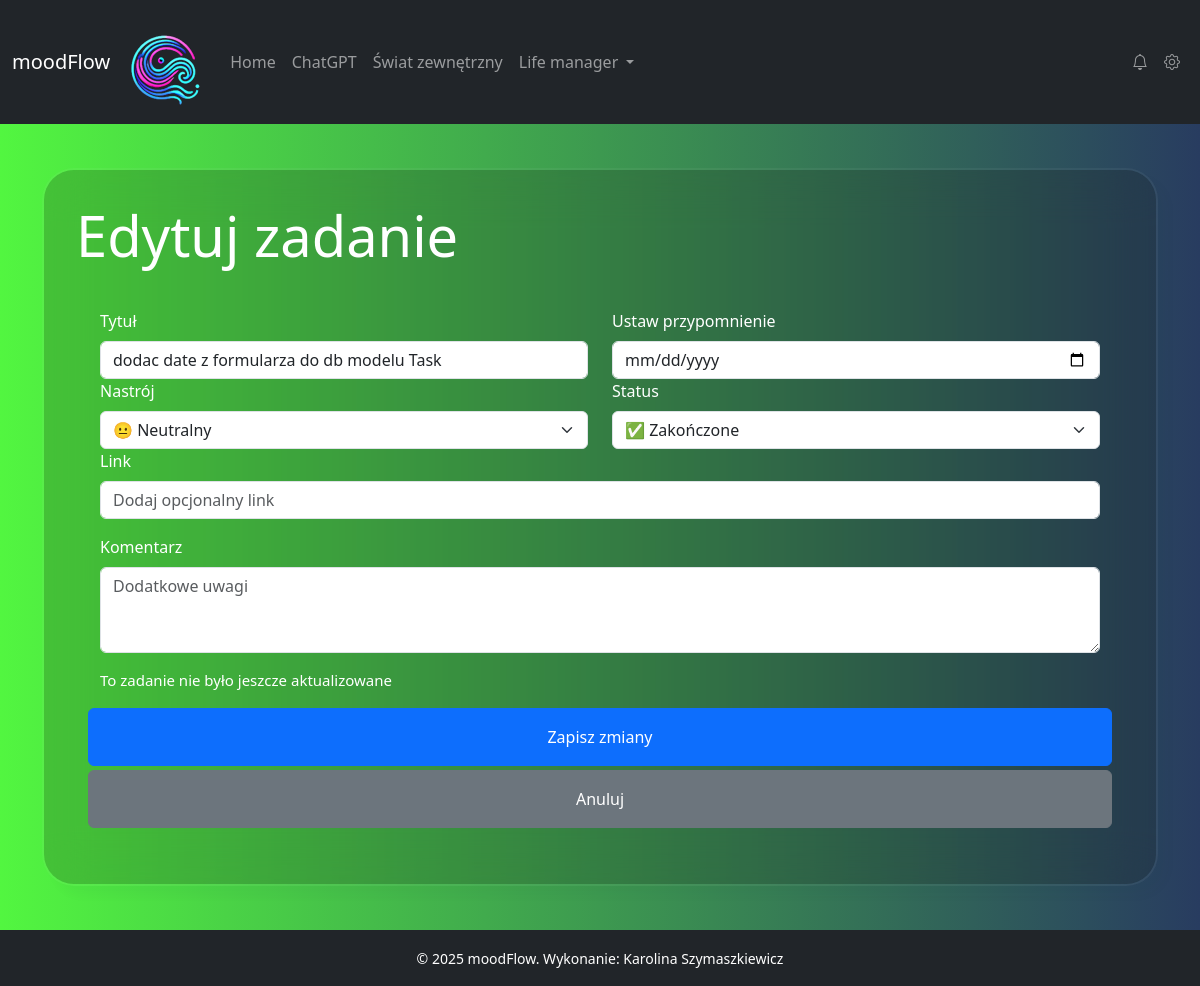
Page /edit/43/ on the committed database.
### myapp/models.py (models this page shows, shortened)
class Task(models.Model):
    title = models.CharField(max_length=255)
    comment = models.TextField(blank=True, null=True)
    url = models.URLField(null=True, blank=True)
    mood_choice = models.CharField(choices=MOOD_CHOICES, max_length=20, default="neutral")
    status = models.CharField(choices=IDEA_STATUS, max_length=30, default="pending")
    created_at = models.DateTimeField(auto_now_add=True)
    updated_at = models.DateTimeField(null=True, blank=True)
    done_at = models.DateTimeField(null=True, blank=True)
    class Meta:
        verbose_name = "Zadanie"
        verbose_name_plural = "Zadania w dzienniku"
        ordering = ['created_at']

### myapp/views.py (the view)
# urls.py: path('edit/<int:task_id>/', edit_task, name='edit_task'),  # Edycja zadania
def edit_task(request, task_id):
    task = get_object_or_404(Task, id=task_id)
    if request.method == "POST":
        form = TaskForm(request.POST, instance=task)
        if form.is_valid():
            task = form.save(commit=False)
            task.updated_at = timezone.now()
            task.save()
            return redirect("todo_list")
    else:
        form = TaskForm(instance=task)
    return render(request, "myapp/edit_task.html", {"form": form, "task": task, "task.updated_at": task.updated_at})

### myapp/forms.py
class TaskForm(forms.ModelForm):
    class Meta:
        model = Task
        fields = ["title", "comment", "url", "mood_choice", "status"]  # fields inside form
        widgets = {
            "title": forms.TextInput(attrs={"class": "form-control", "placeholder": "Wpisz tytuł zadania"}),
            "comment": forms.Textarea(attrs={"class": "form-control", "rows": 3, "placeholder": "Dodatkowe uwagi"}),
            "url": forms.URLInput(attrs={"class": "form-control", "placeholder": "Dodaj opcjonalny link"}),
            "mood_choice": forms.Select(attrs={"class": "form-select"}),
            "status": forms.Select(attrs={"class": "form-select"}),
        }

### myapp/context_processors.py (called while the page is built)
def global_context(request):
    return {
        'year': datetime.now().year
    }

### myapp/templates/myapp/edit_task.html (shortened to what this page needs)
{% extends 'base.html' %}
{% block content %}
    <h1 class="display-4 text-white mb-3">Edytuj zadanie</h1>
    <form method="POST" class="row p-4">
        <div class="col-md-6">
            <label for="{{ form.title.id }}" class="form-label">Tytuł</label>
            {{ form.title }}
        </div>
        <div class="col-md-6">
                   <label for="task-date" class="form-label">Ustaw przypomnienie</label>
                           <input type="date" class="form-control" id="task-date" name="task_date">
                      </div>
        <div class="col-md-6">
            <label for="id_mood_choice" class="form-label">Nastrój</label>
            {{ form.mood_choice }}
        </div>
        <div class="col-md-6">
            <label for="id_status" class="form-label">Status</label>
            {{ form.status }}
        </div>
        <div class="mb-3">
            <label for="id_url" class="form-label">Link</label>
            {{ form.url }}
        </div>
        <div class="col-12">
            <label for="id_comment" class="form-label">Komentarz</label>
            {{ form.comment }}
        </div>
        <br>
        {% if task.updated_at %}
            <p class="mt-3" style="font-size: 15px">Ostatnio zaktualizowano:  {{ task.updated_at }}</p>
            {% else %}
            <p class="mt-3" style="font-size: 15px">To zadanie nie było jeszcze aktualizowane</p>
        {% endif %}
        <button type="submit" class="btn btn-primary mb-1 py-3">Zapisz zmiany</button>
        <a href="{% url 'todo_list' %}" class="btn btn-secondary py-3">Anuluj</a>
    </form>
{% endblock %}

### rows in the picture
Task: title "dodac date z formularza do db modelu Task", mood_choice "😐 Neutralny", status "✅ Zakończone"
